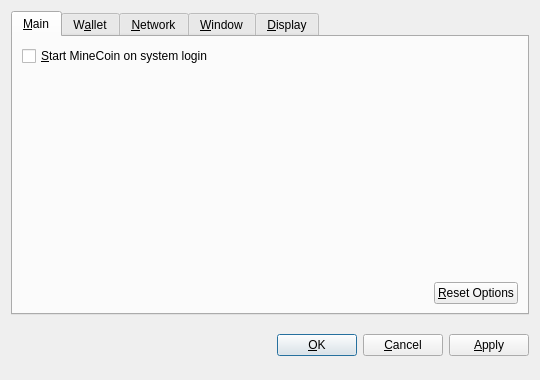
<?xml version="1.0" encoding="UTF-8"?>
<ui version="4.0">
 <class>OptionsDialog</class>
 <widget class="QDialog" name="OptionsDialog">
  <property name="geometry">
   <rect>
    <x>0</x>
    <y>0</y>
    <width>540</width>
    <height>380</height>
   </rect>
  </property>
  <property name="windowTitle">
   <string>Options</string>
  </property>
  <property name="modal">
   <bool>true</bool>
  </property>
  <layout class="QVBoxLayout" name="verticalLayout">
   <item>
    <widget class="QTabWidget" name="tabWidget">
     <property name="tabPosition">
      <enum>QTabWidget::North</enum>
     </property>
     <property name="currentIndex">
      <number>0</number>
     </property>
     <widget class="QWidget" name="tabMain">
      <attribute name="title">
       <string>&amp;Main</string>
      </attribute>
      <layout class="QVBoxLayout" name="verticalLayout_Main">
       <item>
        <widget class="QCheckBox" name="bitcoinAtStartup">
         <property name="toolTip">
          <string>Automatically start MineCoin after logging in to the system.</string>
         </property>
         <property name="text">
          <string>&amp;Start MineCoin on system login</string>
         </property>
        </widget>
       </item>
       <item>
        <spacer name="verticalSpacer_Main">
         <property name="orientation">
          <enum>Qt::Vertical</enum>
         </property>
         <property name="sizeHint" stdset="0">
          <size>
           <width>20</width>
           <height>40</height>
          </size>
         </property>
        </spacer>
       </item>
       <item>
        <layout class="QHBoxLayout" name="horizontalLayout_2_Main">
         <item>
          <spacer name="horizontalSpacer_2_Main">
           <property name="orientation">
            <enum>Qt::Horizontal</enum>
           </property>
           <property name="sizeHint" stdset="0">
            <size>
             <width>40</width>
             <height>20</height>
            </size>
           </property>
          </spacer>
         </item>
         <item>
          <widget class="QPushButton" name="resetButton">
           <property name="toolTip">
            <string>Reset all client options to default.</string>
           </property>
           <property name="text">
            <string>&amp;Reset Options</string>
           </property>
           <property name="autoDefault">
            <bool>false</bool>
           </property>
          </widget>
         </item>
        </layout>
       </item>
      </layout>
     </widget>
     <widget class="QWidget" name="tabWallet">
      <attribute name="title">
       <string>W&amp;allet</string>
      </attribute>
      <layout class="QVBoxLayout" name="verticalLayout_Network">
       <item>
        <widget class="QLabel" name="transactionFeeInfoLabel">
         <property name="text">
          <string>Optional transaction fee per kB that helps make sure your transactions are processed quickly. Most transactions are 1 kB.</string>
         </property>
         <property name="textFormat">
          <enum>Qt::PlainText</enum>
         </property>
         <property name="wordWrap">
          <bool>true</bool>
         </property>
        </widget>
       </item>
       <item>
        <layout class="QHBoxLayout" name="horizontalLayout_1_Main">
         <item>
          <widget class="QLabel" name="transactionFeeLabel">
           <property name="text">
            <string>Pay transaction &amp;fee</string>
           </property>
           <property name="textFormat">
            <enum>Qt::PlainText</enum>
           </property>
           <property name="buddy">
            <cstring>transactionFee</cstring>
           </property>
          </widget>
         </item>
         <item>
          <widget class="BitcoinAmountField" name="transactionFee"/>
         </item>
         <item>
          <spacer name="horizontalSpacer_1_Main">
           <property name="orientation">
            <enum>Qt::Horizontal</enum>
           </property>
           <property name="sizeHint" stdset="0">
            <size>
             <width>40</width>
             <height>20</height>
            </size>
           </property>
          </spacer>
         </item>
        </layout>
       </item>
       <item>
        <widget class="QLabel" name="label">
         <property name="text">
          <string>If you disable the spending of unconfirmed change, the change from a transaction cannot be used until that transaction has at least one confirmation. This also affects how your balance is computed.</string>
         </property>
         <property name="wordWrap">
          <bool>true</bool>
         </property>
        </widget>
       </item>
       <item>
        <widget class="QCheckBox" name="spendZeroConfChange">
         <property name="text">
          <string>Spend unconfirmed change  (experts only)</string>
         </property>
        </widget>
       </item>
       <item>
        <spacer name="verticalSpacer">
         <property name="orientation">
          <enum>Qt::Vertical</enum>
         </property>
         <property name="sizeHint" stdset="0">
          <size>
           <width>20</width>
           <height>40</height>
          </size>
         </property>
        </spacer>
       </item>
      </layout>
     </widget>
     <widget class="QWidget" name="tabNetwork">
      <attribute name="title">
       <string>&amp;Network</string>
      </attribute>
      <layout class="QVBoxLayout" name="verticalLayout_Network">
       <item>
        <widget class="QCheckBox" name="mapPortUpnp">
         <property name="toolTip">
          <string>Automatically open the MineCoin client port on the router. This only works when your router supports UPnP and it is enabled.</string>
         </property>
         <property name="text">
          <string>Map port using &amp;UPnP</string>
         </property>
        </widget>
       </item>
       <item>
        <widget class="QCheckBox" name="connectSocks">
         <property name="toolTip">
          <string>Connect to the MineCoin network through a SOCKS proxy (e.g. when connecting through Tor).</string>
         </property>
         <property name="text">
          <string>&amp;Connect through SOCKS proxy:</string>
         </property>
        </widget>
       </item>
       <item>
        <layout class="QHBoxLayout" name="horizontalLayout_Network">
         <item>
          <widget class="QLabel" name="proxyIpLabel">
           <property name="text">
            <string>Proxy &amp;IP:</string>
           </property>
           <property name="textFormat">
            <enum>Qt::PlainText</enum>
           </property>
           <property name="buddy">
            <cstring>proxyIp</cstring>
           </property>
          </widget>
         </item>
         <item>
          <widget class="QValidatedLineEdit" name="proxyIp">
           <property name="maximumSize">
            <size>
             <width>140</width>
             <height>16777215</height>
            </size>
           </property>
           <property name="toolTip">
            <string>IP address of the proxy (e.g. 127.0.0.1)</string>
           </property>
          </widget>
         </item>
         <item>
          <widget class="QLabel" name="proxyPortLabel">
           <property name="text">
            <string>&amp;Port:</string>
           </property>
           <property name="textFormat">
            <enum>Qt::PlainText</enum>
           </property>
           <property name="buddy">
            <cstring>proxyPort</cstring>
           </property>
          </widget>
         </item>
         <item>
          <widget class="QLineEdit" name="proxyPort">
           <property name="maximumSize">
            <size>
             <width>55</width>
             <height>16777215</height>
            </size>
           </property>
           <property name="toolTip">
            <string>Port of the proxy (e.g. 9050)</string>
           </property>
          </widget>
         </item>
         <item>
          <widget class="QLabel" name="socksVersionLabel">
           <property name="text">
            <string>SOCKS &amp;Version:</string>
           </property>
           <property name="textFormat">
            <enum>Qt::PlainText</enum>
           </property>
           <property name="buddy">
            <cstring>socksVersion</cstring>
           </property>
          </widget>
         </item>
         <item>
          <widget class="QValueComboBox" name="socksVersion">
           <property name="toolTip">
            <string>SOCKS version of the proxy (e.g. 5)</string>
           </property>
          </widget>
         </item>
         <item>
          <spacer name="horizontalSpacer_Network">
           <property name="orientation">
            <enum>Qt::Horizontal</enum>
           </property>
           <property name="sizeHint" stdset="0">
            <size>
             <width>40</width>
             <height>20</height>
            </size>
           </property>
          </spacer>
         </item>
        </layout>
       </item>
       <item>
        <spacer name="verticalSpacer_Network">
         <property name="orientation">
          <enum>Qt::Vertical</enum>
         </property>
         <property name="sizeHint" stdset="0">
          <size>
           <width>20</width>
           <height>40</height>
          </size>
         </property>
        </spacer>
       </item>
      </layout>
     </widget>
     <widget class="QWidget" name="tabWindow">
      <attribute name="title">
       <string>&amp;Window</string>
      </attribute>
      <layout class="QVBoxLayout" name="verticalLayout_Window">
       <item>
        <widget class="QCheckBox" name="minimizeToTray">
         <property name="toolTip">
          <string>Show only a tray icon after minimizing the window.</string>
         </property>
         <property name="text">
          <string>&amp;Minimize to the tray instead of the taskbar</string>
         </property>
        </widget>
       </item>
       <item>
        <widget class="QCheckBox" name="minimizeOnClose">
         <property name="toolTip">
          <string>Minimize instead of exit the application when the window is closed. When this option is enabled, the application will be closed only after selecting Quit in the menu.</string>
         </property>
         <property name="text">
          <string>M&amp;inimize on close</string>
         </property>
        </widget>
       </item>
       <item>
        <spacer name="verticalSpacer_Window">
         <property name="orientation">
          <enum>Qt::Vertical</enum>
         </property>
         <property name="sizeHint" stdset="0">
          <size>
           <width>20</width>
           <height>40</height>
          </size>
         </property>
        </spacer>
       </item>
      </layout>
     </widget>
     <widget class="QWidget" name="tabDisplay">
      <attribute name="title">
       <string>&amp;Display</string>
      </attribute>
      <layout class="QVBoxLayout" name="verticalLayout_Display">
       <item>
        <layout class="QHBoxLayout" name="horizontalLayout_1_Display">
         <item>
          <widget class="QLabel" name="langLabel">
           <property name="text">
            <string>User Interface &amp;language:</string>
           </property>
           <property name="textFormat">
            <enum>Qt::PlainText</enum>
           </property>
           <property name="buddy">
            <cstring>lang</cstring>
           </property>
          </widget>
         </item>
         <item>
          <widget class="QValueComboBox" name="lang">
           <property name="toolTip">
            <string>The user interface language can be set here. This setting will take effect after restarting MineCoin.</string>
           </property>
          </widget>
         </item>
        </layout>
       </item>
       <item>
        <layout class="QHBoxLayout" name="horizontalLayout_2_Display">
         <item>
          <widget class="QLabel" name="unitLabel">
           <property name="text">
            <string>&amp;Unit to show amounts in:</string>
           </property>
           <property name="textFormat">
            <enum>Qt::PlainText</enum>
           </property>
           <property name="buddy">
            <cstring>unit</cstring>
           </property>
          </widget>
         </item>
         <item>
          <widget class="QValueComboBox" name="unit">
           <property name="toolTip">
            <string>Choose the default subdivision unit to show in the interface and when sending coins.</string>
           </property>
          </widget>
         </item>
        </layout>
       </item>
       <item>
        <widget class="QCheckBox" name="displayAddresses">
         <property name="toolTip">
          <string>Whether to show MineCoin addresses in the transaction list or not.</string>
         </property>
         <property name="text">
          <string>&amp;Display addresses in transaction list</string>
         </property>
        </widget>
       </item>
       <item>
        <widget class="QCheckBox" name="coinControlFeatures">
         <property name="toolTip">
          <string>Whether to show coin control features or not.</string>
         </property>
         <property name="text">
          <string>Display coin &amp;control features (experts only!)</string>
         </property>
        </widget>
       </item>
       <item>
        <spacer name="verticalSpacer_Display">
         <property name="orientation">
          <enum>Qt::Vertical</enum>
         </property>
         <property name="sizeHint" stdset="0">
          <size>
           <width>20</width>
           <height>40</height>
          </size>
         </property>
        </spacer>
       </item>
      </layout>
     </widget>
    </widget>
   </item>
   <item>
    <layout class="QHBoxLayout" name="horizontalLayout_Buttons">
     <item>
      <spacer name="horizontalSpacer_1">
       <property name="orientation">
        <enum>Qt::Horizontal</enum>
       </property>
       <property name="sizeHint" stdset="0">
        <size>
         <width>40</width>
         <height>48</height>
        </size>
       </property>
      </spacer>
     </item>
     <item>
      <widget class="QLabel" name="statusLabel">
       <property name="font">
        <font>
         <weight>75</weight>
         <bold>true</bold>
        </font>
       </property>
       <property name="text">
        <string/>
       </property>
       <property name="textFormat">
        <enum>Qt::PlainText</enum>
       </property>
       <property name="wordWrap">
        <bool>true</bool>
       </property>
      </widget>
     </item>
     <item>
      <spacer name="horizontalSpacer_2">
       <property name="orientation">
        <enum>Qt::Horizontal</enum>
       </property>
       <property name="sizeHint" stdset="0">
        <size>
         <width>40</width>
         <height>48</height>
        </size>
       </property>
      </spacer>
     </item>
     <item>
      <widget class="QPushButton" name="okButton">
       <property name="text">
        <string>&amp;OK</string>
       </property>
      </widget>
     </item>
     <item>
      <widget class="QPushButton" name="cancelButton">
       <property name="text">
        <string>&amp;Cancel</string>
       </property>
       <property name="autoDefault">
        <bool>false</bool>
       </property>
      </widget>
     </item>
     <item>
      <widget class="QPushButton" name="applyButton">
       <property name="text">
        <string>&amp;Apply</string>
       </property>
       <property name="autoDefault">
        <bool>false</bool>
       </property>
      </widget>
     </item>
    </layout>
   </item>
  </layout>
 </widget>
 <customwidgets>
  <customwidget>
   <class>BitcoinAmountField</class>
   <extends>QSpinBox</extends>
   <header>bitcoinamountfield.h</header>
  </customwidget>
  <customwidget>
   <class>QValueComboBox</class>
   <extends>QComboBox</extends>
   <header>qvaluecombobox.h</header>
  </customwidget>
  <customwidget>
   <class>QValidatedLineEdit</class>
   <extends>QLineEdit</extends>
   <header>qvalidatedlineedit.h</header>
  </customwidget>
 </customwidgets>
 <resources/>
 <connections/>
</ui>
